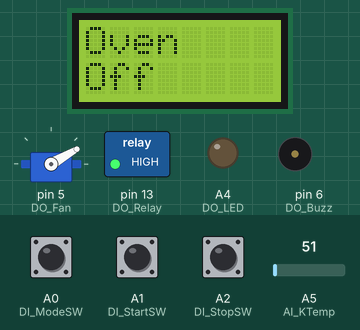
Recording of a sketch running on a simulated Arduino Uno, built with avr-gcc and run on an emulated ATmega328P. Shown: servo, 8×2 character LCD, switched loads named in the sketch (green lamp = pin HIGH), output pins drawn as LEDs (lit = HIGH), buzzer (waves = sounding, pin HIGH). The test bench sets the inputs (shaded band); at power-on: A1 (DI_StartSW) HIGH, A0 (DI_ModeSW) HIGH, A5 (AI_KTemp) = 51, A2 (DI_StopSW) HIGH. EEPROM starts erased; what the sketch prints to the serial monitor is not drawn.

Above: at 8.5 s.
8.6 s: A1 (DI_StartSW) pulled LOW for 0.15 s
At 11.0 s:
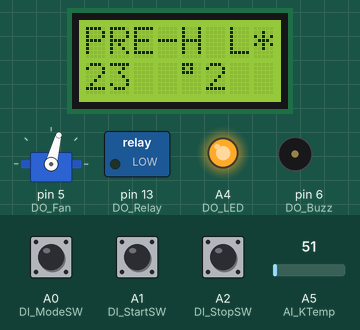
11.7 s: A0 (DI_ModeSW) pulled LOW for 1 s
At 14.0 s:
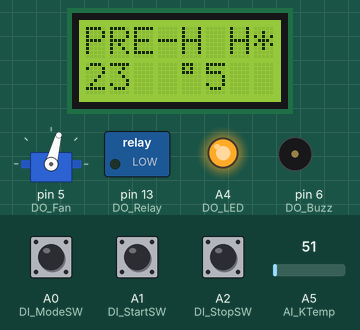
14.2 s: A5 (AI_KTemp) set to 68
At 16.0 s:
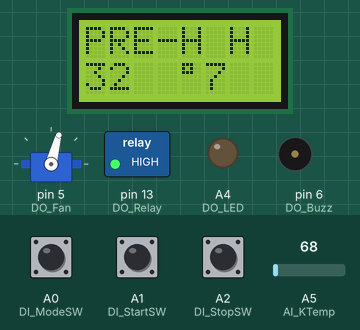
17.2 s: A5 (AI_KTemp) set to 23
At 18.3 s:
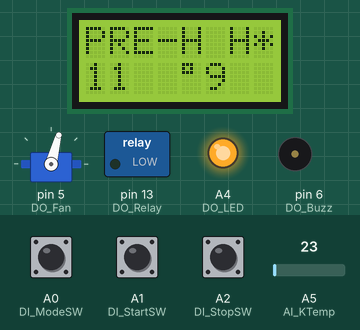
18.9 s: A5 (AI_KTemp) set to 18
At 20.2 s:
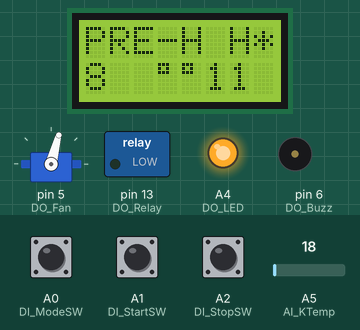
21.9 s: A0 (DI_ModeSW) pulled LOW for 3.2 s
At 26.0 s:
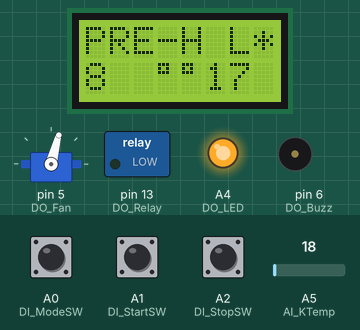
Timing chart, 0 to 27.5 s (numbered marks = the images above; inputs shaded):
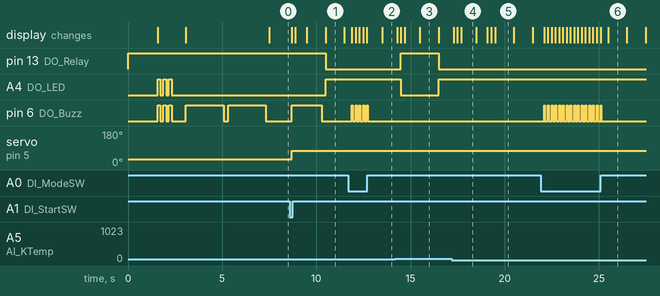

The sketch:

YARO.ino
```cpp
/*
SMD Reflow Oven Controller
  By Ian Johnston (www.ianjohnston.com)
  Modifications by Mark Phillips, G7LTT

Version V2.0a 20150321

This version incorporates Gobetwino logging activated on the com port.
Create a blank text file called OvenData.txt
Edit gcs.txt and add the following line (adjust the path accordingly):-
#S|LOGTEST|LGFIL|[C:\Users\Ian\Desktop\gobetwino\OvenData.txt&$1&0]#

Three profiles embedded in the code below L, M & H. Press MENU when run has started to change.
Current profile used is stored in EEprom.
Fan operates when START is pressed and doesn't stop till STOP is pressed.

DISCLAIMER:
  With this design, including both the hardware & software I offer no guarantee that it is bug
  free or reliable. So, if you decide to build one and you have problems or issues and/or causes
  damage/harm to you, others or property then you are on your own. This work is experimental.

REVISIONS:
  Pins reallocated from Ian's original code to suit G7LTT YARO board

*/

#include <LiquidCrystal.h>
#include <TimedAction.h>
#include <Servo.h>
#include <EEPROM.h>

// Logging vars
int serInLen = 25;
char serInString[25];
int result;

// Setup fan drive
Servo myservo;

// Setup LCD
const int Rows = 2; // LCD rows
const int Cols = 8; // LCD columns
LiquidCrystal lcd(7, 8, 9, 12, 10, 11); // Pin assignment of LCD interface: RS, ENABLE, D4, D5, D6, D7

// Setup Profiles
int Time[5] = { 0, 0, 0, 0, 0 };  // Time (secs) Pre-heat start, Soak start, Reflow start, Reflow cool, Reflow finish
int Temp[5] = { 0, 0, 0, 0, 0 };  // Heat (DegC) to match the above timing, The start temp is read at boot/restart
int Time0[5] = { 0, 100, 200, 250, 280 };  // Profile - Lower, quicker temperature
int Temp0[5] = { 20, 150, 180, 220, 180 };
int Time1[5] = { 0, 120, 230, 320, 350 };  // Profile - Medium temperature
int Temp1[5] = { 20, 150, 180, 220, 180 };
int Time2[5] = { 0, 120, 230, 320, 350 };  // Profile - Higher temperature
int Temp2[5] = { 20, 150, 180, 240, 180 };

// Setup Digital & Analogue I/O pins
int AI_KTemp = A5;
int DI_StopSW = A2;
int DI_StartSW = A1;
int DI_ModeSW = A0;
int DO_Relay = 13;
int DO_Fan = 5;
int DO_Buzz = 6;
int DO_LED = A4;

// Misc vars
int Seconds = 0;
int Seconds5th = 0;
int KTemp = 0;
int StopSW = 0;
int StartSW = 0;
int ModeSW = 0;
int Status = 0;
int DegC = 0;
float tempstep = 0;
float DegCtempstep = 0;
float DegCtemp = 0;
int zone = 1;
int Profile = 0;
int fanspeed = 0;
int fanspeedslow = 75; // Slowest speed at which my motor will run. Anything much less and it won't actually start.
int fanspeedzero = 30; // Minimum speed is 30 on my RC ESC/Motor. Anything less then the ESC won't startup properly. Basically needs 1mS pulse width.
int ProfileAddr = 0;   // Eeprom address for Profile storage

// Buzzer vars
long previousMillis = 0;
unsigned long currentMillis;
unsigned char buzzeractivate = 0;
long buzzinterval;
unsigned char buzzloop = 0;

// Preload the AI averaging formula
float KTempAve = (AI_KTemp);
float kana = 5;

// Initializes TimedAction - Timer Interrupt
TimedAction Timedact01 = TimedAction(40,TimerService01);  // 40mS
int tickfast = 0;
int tickslow = 0;
int tickslow2 = 0;


// *********************** Void Setup *************************
void setup() {

    Serial.begin(9600);

    myservo.attach(DO_Fan);   // Attach pin to fan motor drive output
    fanspeed = fanspeedzero;
    myservo.write(fanspeed);

	// Set up pins
	pinMode(DI_StopSW, INPUT_PULLUP);
	pinMode(DI_StartSW, INPUT_PULLUP);
	pinMode(DI_ModeSW, INPUT_PULLUP);
	pinMode(DO_Relay, OUTPUT);
	pinMode(DO_Buzz, OUTPUT);
        pinMode(DO_LED, OUTPUT);
	//digitalWrite(DI_StopSW, HIGH);   // turn on pullup resistors on switch inputs
	//digitalWrite(DI_StartSW, HIGH);
	//digitalWrite(DI_ModeSW, HIGH);

	digitalWrite(DO_Relay, HIGH);   // Turn the relay off - connected to PNP transistor
	digitalWrite(DO_Buzz, LOW);    // Turn the buzzer off
        digitalWrite(DO_LED, LOW);     // Turn of the LED

	Status = 0;  // Initial status set

	// Set up the LCD Col and Row count
	lcd.begin(8,2);
	lcd.clear();
	lcd.setCursor(0,0);  // column, row
	lcd.print("  YARO  ");
	lcd.setCursor(0,1);
	lcd.print(" reflow ");
	delay(1500);
        lcd.clear();
        lcd.print("by IanJ ");
        lcd.setCursor(0,1);
        lcd.print("& G7LTT ");

        // Flash the LED a few times
        digitalWrite(DO_LED, HIGH);  // Turn the LED on
        digitalWrite(DO_Buzz, HIGH);  // Turn on buzzer
        delay(150);
        digitalWrite(DO_LED, LOW);  // Turn the LED off
        digitalWrite(DO_Buzz, LOW);  // Turn off buzzer
        delay(150);
        digitalWrite(DO_LED, HIGH);  // Turn the LED on
        digitalWrite(DO_Buzz, HIGH);  // Turn on buzzer
        delay(150);
        digitalWrite(DO_LED, LOW);  // Turn the LED off
        digitalWrite(DO_Buzz, LOW);  // Turn off buzzer
        delay(150);
        digitalWrite(DO_LED, HIGH);  // Turn the LED on
        digitalWrite(DO_Buzz, HIGH);  // Turn on buzzer
        delay(150);
        digitalWrite(DO_LED, LOW);  // Turn the LED off
        digitalWrite(DO_Buzz, LOW);  // Turn off buzzer
        delay(750);
	lcd.clear();

	currentMillis = millis();  // Prepare buzzer timing
	previousMillis = millis();

    // Get start temperature, this will be done again when Start Switch is pressed
	DegC = map(analogRead(AI_KTemp), 0, 1002, 0, 480); // Generate temperature in degC
	Temp[0] = DegC; // set start temp into profile
	DegCtempstep = Temp[0];

	// Set active profile from eeprom
    Profile = EEPROM.read(ProfileAddr); // Read back stored Profile setting L, M or H

    // Set Profile to 0 if corrupt eeprom
    if (Profile != 0  && Profile != 1 && Profile != 2) {
      Profile = 0;
      EEPROM.write(ProfileAddr, Profile);
      digitalWrite(DO_Buzz, HIGH);  // Turn on buzzer
      delay(2000);
      digitalWrite(DO_Buzz, LOW);  // Turn off buzzer
      delay(250);
      digitalWrite(DO_Buzz, HIGH);  // Turn on buzzer
      delay(2000);
      digitalWrite(DO_Buzz, LOW);  // Turn off buzzer
    }

    if(Profile == 0) {
	  Time[0] = Time0[0];
	  Time[1] = Time0[1];
	  Time[2] = Time0[2];
	  Time[3] = Time0[3];
	  Time[4] = Time0[4];
	  Temp[0] = Temp0[0];
	  Temp[1] = Temp0[1];
	  Temp[2] = Temp0[2];
	  Temp[3] = Temp0[3];
	  Temp[4] = Temp0[4];
    }
    if(Profile == 1) {
	  Time[0] = Time1[0];
	  Time[1] = Time1[1];
	  Time[2] = Time1[2];
	  Time[3] = Time1[3];
	  Time[4] = Time1[4];
	  Temp[0] = Temp1[0];
	  Temp[1] = Temp1[1];
	  Temp[2] = Temp1[2];
	  Temp[3] = Temp1[3];
	  Temp[4] = Temp1[4];
    }
    if(Profile == 2) {
	  Time[0] = Time2[0];
	  Time[1] = Time2[1];
	  Time[2] = Time2[2];
	  Time[3] = Time2[3];
	  Time[4] = Time2[4];
	  Temp[0] = Temp2[0];
	  Temp[1] = Temp2[1];
	  Temp[2] = Temp2[2];
	  Temp[3] = Temp2[3];
	  Temp[4] = Temp2[4];
    }

}


// *********************** Main Loop **************************
void loop() {

    Timedact01.check();  // Timed Action service

    if(tickfast == 5) {  // 5 * 40 = 200mS tick subroutine generator
        tickfast = 0;
        tickslowmS(); // Jump to tickslowmS sub
    }

    buzzer();  // Refresh buzzer

}


// ************* Timed Action Tick Fast Service **************
void TimerService01() {

    tickfast++; // Increment tick counter. This is used to generate tickslow service.

    KTempAve = KTempAve + (1 / kana * ((double)analogRead(AI_KTemp) - KTempAve)); // Averaging formula applied to smooth out bumps
	DegC = map(KTempAve, 0, 1002, 0, 480); // Generate temperature in degC
    StopSW = digitalRead(DI_StopSW);
    StartSW = digitalRead(DI_StartSW);
    ModeSW = digitalRead(DI_ModeSW);

}


// ******************** Tick Slow Service *******************
void tickslowmS() {

	if(StopSW == 0) { Status = 0; buzzeractivate = 5; }
	if(ModeSW == 0 && Status == 0) { Status = 1; buzzeractivate = 5; }
	if(StartSW == 0) {
	    Seconds = 0;
        Seconds5th = 0;
        KTemp = 0;
        DegC = 0;
        tempstep = 0;
        DegCtempstep = 0;
        DegCtemp = 0;
        zone = 1;
	    Status = 2;
		buzzeractivate = 5;
	    DegC = map(analogRead(AI_KTemp), 0, 1002, 0, 480); // Generate temperature in degC
	    Temp[0] = DegC; // set start temp into profile
	    DegCtempstep = Temp[0];
	}

	// Work out what zone we should be in
	if(Seconds == Time[1]) { zone = 2; DegCtempstep = Temp[1]; }	// end of PREHEAT so now into SOAK
	if(Seconds == Time[2]) { zone = 3; DegCtempstep = Temp[2]; }    // SOAK --> REFLOW HEAT
	if(Seconds == Time[3]) { zone = 4; DegCtempstep = Temp[3]; }    // REFLOW HEAT --> REFLOW COOL
	if(Seconds == Time[4]) { Status = 0; }                          // FINISHED

    if(++tickslow == 5) { // 5 * 200 = 1000mS
        tickslow = 0;
		++Seconds;
	    logData(DegC,Seconds);  // Send log data every second
	}

 	if(Status == 0) {  // Stop or finished mode
	    digitalWrite(DO_Relay, HIGH);   // Turn the relay off
            digitalWrite(DO_LED, LOW);  // Turn the LED off
        lcd.setCursor(7,0); // column, row
        lcd.print(" "); // indicate heaters off
		lcd.setCursor(0,0); // column, row
        lcd.print("Oven    ");
        lcd.setCursor(0,1);
        lcd.print("Off     ");
    	tickslow = 0;
		Seconds = 0;
		DegCtempstep = Temp[0];
		fanspeed = fanspeedzero;  // Stop fan motor
		myservo.write(fanspeed);
	}

	if(Status == 1) {  // Only allowable in STOP mode
		lcd.clear();
		lcd.setCursor(0,0); // column, row
        lcd.print("Temp:");
        lcd.setCursor(0,1);
        lcd.print(DegC);
		lcd.print("  ");
	}

	if(Status == 2) {  // Prepare for Oven start
		lcd.clear();
     	lcd.setCursor(0,1); // column, row
		lcd.print(DegC); lcd.print(" ");
		lcd.setCursor(5,1); // column, row
        lcd.print(Seconds);
		Seconds = 0;
		Status = 3;
		if(Profile == 0) {
	       lcd.setCursor(6,0); // column, row
           lcd.print("L");
		}
		if(Profile == 1) {
	       lcd.setCursor(6,0); // column, row
           lcd.print("M");
		}
		if(Profile == 2) {
	       lcd.setCursor(6,0); // column, row
           lcd.print("H");
		}
	}

    if(Status == 3 && ModeSW == 0) {  // If oven started and INFO button pressed then rotate through alternative profiles
	   Profile++;
       if(Profile == 3) { Profile = 0; }
       if(Profile == 0) {
	      Time[0] = Time0[0];
	      Time[1] = Time0[1];
	      Time[2] = Time0[2];
	      Time[3] = Time0[3];
	      Time[4] = Time0[4];

	      Temp[0] = Temp0[0];
	      Temp[1] = Temp0[1];
	      Temp[2] = Temp0[2];
	      Temp[3] = Temp0[3];
	      Temp[4] = Temp0[4];
          EEPROM.write(ProfileAddr, Profile);
	      buzzeractivate = 1;
		  lcd.setCursor(6,0); // column, row
          lcd.print("L");
	   }
       if(Profile == 1) {
	      Time[0] = Time1[0];
	      Time[1] = Time1[1];
	      Time[2] = Time1[2];
	      Time[3] = Time1[3];
	      Time[4] = Time1[4];

	      Temp[0] = Temp1[0];
	      Temp[1] = Temp1[1];
	      Temp[2] = Temp1[2];
	      Temp[3] = Temp1[3];
	      Temp[4] = Temp1[4];
          EEPROM.write(ProfileAddr, Profile);
	      buzzeractivate = 1;
		  lcd.setCursor(6,0); // column, row
          lcd.print("M");
	   }
       if(Profile == 2) {
	      Time[0] = Time2[0];
	      Time[1] = Time2[1];
	      Time[2] = Time2[2];
	      Time[3] = Time2[3];
	      Time[4] = Time2[4];

	      Temp[0] = Temp2[0];
	      Temp[1] = Temp2[1];
	      Temp[2] = Temp2[2];
	      Temp[3] = Temp2[3];
	      Temp[4] = Temp2[4];
          EEPROM.write(ProfileAddr, Profile);
	      buzzeractivate = 1;
		  lcd.setCursor(6,0); // column, row
          lcd.print("H");
	   }
	}

    if(Status == 3) {  // Oven is now go
		lcd.setCursor(0,1); // column, row
		lcd.print(DegC); lcd.print("  ");lcd.print((char)223);
		lcd.setCursor(5,1); // column, row
        lcd.print(Seconds);

		if(Seconds >= Time[2]) {  // Reflow heat & cool buzzer
		    buzzeractivate = 5;
		}

		if(Seconds > Time[3]) {  // Reflow cool, no heater
		    digitalWrite(DO_Relay, HIGH);  // Turn the relay off
                    digitalWrite(DO_LED, LOW);  // Turn the LED off
            lcd.setCursor(7,0); // column, row
            lcd.print(" "); // indicate heaters off
		}

		if(Seconds == Time[0]) {  // PRE-HEAT
		    lcd.setCursor(0,0); // column, row
            lcd.print("PRE-H ");
		    buzzeractivate = 2;
			fanspeed = fanspeedslow;
		    myservo.write(fanspeed);
        }

		if(Seconds == Time[1]) {  // SOAK
		    lcd.setCursor(0,0); // column, row
            lcd.print("SOAK  ");
		    buzzeractivate = 2;
			fanspeed = fanspeedslow;
		    myservo.write(fanspeed);
        }

		if(Seconds == Time[2]) {  // REFLOW HEAT
		    lcd.setCursor(0,0); // column, row
            lcd.print("FLO-H ");
		    buzzeractivate = 2;
			fanspeed = fanspeedslow;
		    myservo.write(fanspeed);
        }

		if(Seconds == Time[3]) {  // REFLOW COOL
		    lcd.setCursor(0,0); // column, row
            lcd.print("FLO-C ");
		    buzzeractivate = 2;
			fanspeed = fanspeedslow;
		    myservo.write(fanspeed);
        }

		if(Seconds >= Time[4]) {  // REFLOW FINISHED
		    lcd.clear();
		    lcd.setCursor(0,0); // column, row
            lcd.print("DONE  ");
		    buzzeractivate = 4;
			Status = 0;  // Finished so abort
		fanspeed = fanspeedzero;  // Stop Fan motor
		   myservo.write(fanspeed);
        }

        if(++tickslow2 == 10) { // 2 * 1000 = 2000mS
            tickslow2 = 0;

			float var1 = (Temp[zone] - Temp[zone-1]);
			float var2 = (Time[zone] - Time[zone-1]);
			tempstep = (var1 / var2) * 2;  // temperature increase per sec required (x2 since loop is 2secs)
			DegCtempstep = DegCtempstep + tempstep;

            if(DegC < DegCtempstep) {  // If temperature is too low then turn on heater
	            digitalWrite(DO_Relay, LOW);
                    digitalWrite(DO_LED, HIGH);  // Turn the LED on
                lcd.setCursor(7,0); // column, row
                lcd.print("*"); // indicate heaters on
	        }
            if(DegC > DegCtempstep) {  // If temperature is too high then turn off heater
	            digitalWrite(DO_Relay, HIGH);
                    digitalWrite(DO_LED, LOW);  // Turn the LED ff
                lcd.setCursor(7,0); // column, row
                lcd.print(" "); // indicate heaters off
			}
        }

	}

}


// ************************* Buzzer ***************************
void buzzer() {  // This sub activates the buzzer without using delay()
    currentMillis = millis();
    if (buzzeractivate == 1) {
	   previousMillis = currentMillis;  // save off the start of the buzz
	   buzzloop = 1;
	   buzzeractivate = 0;
	   buzzinterval = 50;  // buzzer duration in mS
	}

    if (buzzeractivate == 2) {
	   previousMillis = currentMillis;  // save off the start of the buzz
	   buzzloop = 1;
	   buzzeractivate = 0;
	   buzzinterval = 1000;  // buzzer duration in mS
	}

    if (buzzeractivate == 3) {
	   previousMillis = currentMillis;  // save off the start of the buzz
	   buzzloop = 1;
	   buzzeractivate = 0;
	   buzzinterval = 1250;  // buzzer duration in mS
	}

    if (buzzeractivate == 4) {
	   previousMillis = currentMillis;  // save off the start of the buzz
	   buzzloop = 1;
	   buzzeractivate = 0;
	   buzzinterval = 1500;  // buzzer duration in mS
	}

    if (buzzeractivate == 5) {
	   previousMillis = currentMillis;  // save off the start of the buzz
	   buzzloop = 1;
	   buzzeractivate = 0;
	   buzzinterval = 30;  // buzzer duration in mS
	}

    if (buzzeractivate == 6) {
	   previousMillis = currentMillis;  // save off the start of the buzz
	   buzzloop = 1;
	   buzzeractivate = 0;
	   buzzinterval = 200;  // buzzer duration in mS
	}

	if (buzzloop == 1) {  // buzz loop activated
        if (currentMillis - previousMillis < buzzinterval) {  // if true then keep buzzing
           digitalWrite(DO_Buzz, HIGH);  // Turn on buzzer
           } else {
	       buzzloop = 0;
	       digitalWrite(DO_Buzz, LOW);   // stop buzzing
        }
	}

}


// ************************* Log Data ***************************
// Send the LOGTEST command to Gobetwino seperated by semicolon
void logData( int value1, int value2) {
   char buffer[5];
   Serial.print("#S|LOGTEST|[");
   Serial.print(itoa((value1), buffer, 10));
   Serial.print(";");
   Serial.print(itoa((value2), buffer, 10));
   Serial.println("]#");
}
```

Measured:
- the behaviour switches between 67 and 68 on A5 (AI_KTemp) (found by bisection; images 2 and 3)
- the behaviour switches between 21 and 20 on A5 (AI_KTemp) (found by bisection; images 4 and 5)
- after the input at 8.6 s, pin 13 (DO_Relay): HIGH → LOW after 1.9 s; A4 (DO_LED): LOW → HIGH after 1.9 s; pin 6 (DO_Buzz): LOW → HIGH after 0.09 s, → LOW 1.6 s later; servo on pin 5 (DO_Fan): 30° → 75° after 0.09 s; the display: first changes after 0.09 s (image 1 shows a later state)
- after the input at 11.7 s, pin 6 (DO_Buzz): alternates HIGH for 0.05 s and LOW for 0.15 s, 10 changes in all, then stays LOW, starting after 0.19 s; the display: first changes after 0.19 s (image 2 shows a later state)
- after the input at 14.2 s, pin 13 (DO_Relay): LOW → HIGH after 0.29 s, → LOW 2.0 s later; A4 (DO_LED): HIGH → LOW after 0.29 s, → HIGH 2.0 s later
- after the input at 18.9 s, the display: first changes after 0.19 s (image 5 shows a later state)
- after the input at 21.9 s, pin 6 (DO_Buzz): alternates HIGH for 0.05 s and LOW for 0.15 s, 32 changes in all, then stays LOW, starting after 0.19 s; the display: first changes after 0.19 s (image 6 shows a later state)
